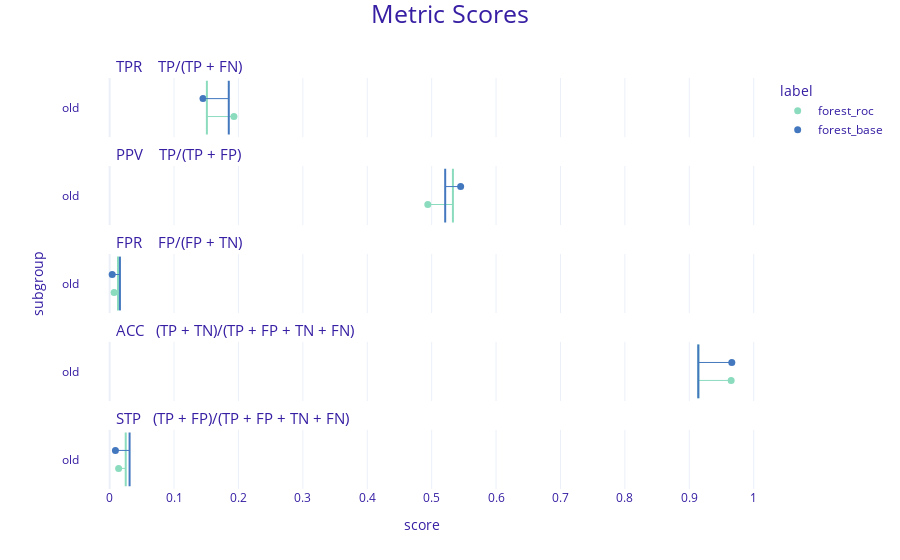

Here is the notebook cell this chart was saved with:
### Code cell
roc_fobject.plot([forest_fobject], type='metric_scores')

### Figure 1 — Plotly figure (JSON) as saved in the notebook; plotly's stock layout.template omitted (floating-point values rounded to 4 significant figures)
{"data": [{"customdata": [["old", "forest_roc"]], "hovertemplate": "<b>%{customdata[1]}</b><br>Subgroup: %{customdata[0]}<br>Score: %{x}<extra></extra>", "legendgroup": "forest_roc", "marker": {"color": "#8bdcbe", "size": 7, "symbol": "circle"}, "mode": "markers", "name": "forest_roc", "orientation": "v", "showlegend": true, "type": "scatter", "x": [0.193], "xaxis": "x5", "y": [0.3333], "yaxis": "y5"}, {"customdata": [["old", "forest_roc"]], "hovertemplate": "<b>%{customdata[1]}</b><br>Subgroup: %{customdata[0]}<br>Score: %{x}<extra></extra>", "legendgroup": "forest_roc", "marker": {"color": "#8bdcbe", "size": 7, "symbol": "circle"}, "mode": "markers", "name": "forest_roc", "orientation": "v", "showlegend": false, "type": "scatter", "x": [0.494], "xaxis": "x4", "y": [0.3333], "yaxis": "y4"}, {"customdata": [["old", "forest_roc"]], "hovertemplate": "<b>%{customdata[1]}</b><br>Subgroup: %{customdata[0]}<br>Score: %{x}<extra></extra>", "legendgroup": "forest_roc", "marker": {"color": "#8bdcbe", "size": 7, "symbol": "circle"}, "mode": "markers", "name": "forest_roc", "orientation": "v", "showlegend": false, "type": "scatter", "x": [0.007], "xaxis": "x3", "y": [0.3333], "yaxis": "y3"}, {"customdata": [["old", "forest_roc"]], "hovertemplate": "<b>%{customdata[1]}</b><br>Subgroup: %{customdata[0]}<br>Score: %{x}<extra></extra>", "legendgroup": "forest_roc", "marker": {"color": "#8bdcbe", "size": 7, "symbol": "circle"}, "mode": "markers", "name": "forest_roc", "orientation": "v", "showlegend": false, "type": "scatter", "x": [0.965], "xaxis": "x2", "y": [0.3333], "yaxis": "y2"}, {"customdata": [["old", "forest_roc"]], "hovertemplate": "<b>%{customdata[1]}</b><br>Subgroup: %{customdata[0]}<br>Score: %{x}<extra></extra>", "legendgroup": "forest_roc", "marker": {"color": "#8bdcbe", "size": 7, "symbol": "circle"}, "mode": "markers", "name": "forest_roc", "orientation": "v", "showlegend": false, "type": "scatter", "x": [0.014], "xaxis": "x", "y": [0.3333], "yaxis": "y"}, {"customdata": [["old", "forest_base"]], "hovertemplate": "<b>%{customdata[1]}</b><br>Subgroup: %{customdata[0]}<br>Score: %{x}<extra></extra>", "legendgroup": "forest_base", "marker": {"color": "#4378bf", "size": 7, "symbol": "circle"}, "mode": "markers", "name": "forest_base", "orientation": "v", "showlegend": true, "type": "scatter", "x": [0.145], "xaxis": "x5", "y": [0.6667], "yaxis": "y5"}, {"customdata": [["old", "forest_base"]], "hovertemplate": "<b>%{customdata[1]}</b><br>Subgroup: %{customdata[0]}<br>Score: %{x}<extra></extra>", "legendgroup": "forest_base", "marker": {"color": "#4378bf", "size": 7, "symbol": "circle"}, "mode": "markers", "name": "forest_base", "orientation": "v", "showlegend": false, "type": "scatter", "x": [0.545], "xaxis": "x4", "y": [0.6667], "yaxis": "y4"}, {"customdata": [["old", "forest_base"]], "hovertemplate": "<b>%{customdata[1]}</b><br>Subgroup: %{customdata[0]}<br>Score: %{x}<extra></extra>", "legendgroup": "forest_base", "marker": {"color": "#4378bf", "size": 7, "symbol": "circle"}, "mode": "markers", "name": "forest_base", "orientation": "v", "showlegend": false, "type": "scatter", "x": [0.004], "xaxis": "x3", "y": [0.6667], "yaxis": "y3"}, {"customdata": [["old", "forest_base"]], "hovertemplate": "<b>%{customdata[1]}</b><br>Subgroup: %{customdata[0]}<br>Score: %{x}<extra></extra>", "legendgroup": "forest_base", "marker": {"color": "#4378bf", "size": 7, "symbol": "circle"}, "mode": "markers", "name": "forest_base", "orientation": "v", "showlegend": false, "type": "scatter", "x": [0.966], "xaxis": "x2", "y": [0.6667], "yaxis": "y2"}, {"customdata": [["old", "forest_base"]], "hovertemplate": "<b>%{customdata[1]}</b><br>Subgroup: %{customdata[0]}<br>Score: %{x}<extra></extra>", "legendgroup": "forest_base", "marker": {"color": "#4378bf", "size": 7, "symbol": "circle"}, "mode": "markers", "name": "forest_base", "orientation": "v", "showlegend": false, "type": "scatter", "x": [0.009], "xaxis": "x", "y": [0.6667], "yaxis": "y"}], "layout": {"annotations": [{"font": {"size": 15}, "showarrow": false, "text": "STP   (TP + FP)/(TP + FP + TN + FN)", "x": 0.05, "xanchor": "left", "xref": "paper", "y": 0.144, "yanchor": "bottom", "yref": "paper"}, {"font": {"size": 15}, "showarrow": false, "text": "ACC   (TP + TN)/(TP + FP + TN + FN)", "x": 0.05, "xanchor": "left", "xref": "paper", "y": 0.358, "yanchor": "bottom", "yref": "paper"}, {"font": {"size": 15}, "showarrow": false, "text": "FPR    FP/(FP + TN)", "x": 0.05, "xanchor": "left", "xref": "paper", "y": 0.572, "yanchor": "bottom", "yref": "paper"}, {"font": {"size": 15}, "showarrow": false, "text": "PPV    TP/(TP + FP)", "x": 0.05, "xanchor": "left", "xref": "paper", "y": 0.786, "yanchor": "bottom", "yref": "paper"}, {"font": {"size": 15}, "showarrow": false, "text": "TPR    TP/(TP + FN)", "x": 0.05, "xanchor": "left", "xref": "paper", "y": 1, "yanchor": "bottom", "yref": "paper"}], "font": {"color": "#371ea3"}, "legend": {"title": {"text": "label"}, "tracegroupgap": 0}, "margin": {"b": 71, "r": 30, "t": 78}, "shapes": [{"line": {"color": "#8bdcbe", "width": 1}, "type": "line", "x0": 0.193, "x1": 0.151, "xref": "x", "y0": 0.3333, "y1": 0.3333, "yref": "y5"}, {"line": {"color": "#8bdcbe", "width": 2}, "type": "line", "x0": 0.151, "x1": 0.151, "xref": "x", "y0": 0, "y1": 1, "yref": "y5"}, {"line": {"color": "#4378bf", "width": 1}, "type": "line", "x0": 0.145, "x1": 0.185, "xref": "x", "y0": 0.6667, "y1": 0.6667, "yref": "y5"}, {"line": {"color": "#4378bf", "width": 2}, "type": "line", "x0": 0.185, "x1": 0.185, "xref": "x", "y0": 0, "y1": 1, "yref": "y5"}, {"line": {"color": "#8bdcbe", "width": 1}, "type": "line", "x0": 0.494, "x1": 0.533, "xref": "x", "y0": 0.3333, "y1": 0.3333, "yref": "y4"}, {"line": {"color": "#8bdcbe", "width": 2}, "type": "line", "x0": 0.533, "x1": 0.533, "xref": "x", "y0": 0, "y1": 1, "yref": "y4"}, {"line": {"color": "#4378bf", "width": 1}, "type": "line", "x0": 0.545, "x1": 0.521, "xref": "x", "y0": 0.6667, "y1": 0.6667, "yref": "y4"}, {"line": {"color": "#4378bf", "width": 2}, "type": "line", "x0": 0.521, "x1": 0.521, "xref": "x", "y0": 0, "y1": 1, "yref": "y4"}, {"line": {"color": "#8bdcbe", "width": 1}, "type": "line", "x0": 0.007, "x1": 0.013, "xref": "x", "y0": 0.3333, "y1": 0.3333, "yref": "y3"}, {"line": {"color": "#8bdcbe", "width": 2}, "type": "line", "x0": 0.013, "x1": 0.013, "xref": "x", "y0": 0, "y1": 1, "yref": "y3"}, {"line": {"color": "#4378bf", "width": 1}, "type": "line", "x0": 0.004, "x1": 0.016, "xref": "x", "y0": 0.6667, "y1": 0.6667, "yref": "y3"}, {"line": {"color": "#4378bf", "width": 2}, "type": "line", "x0": 0.016, "x1": 0.016, "xref": "x", "y0": 0, "y1": 1, "yref": "y3"}, {"line": {"color": "#8bdcbe", "width": 1}, "type": "line", "x0": 0.965, "x1": 0.914, "xref": "x", "y0": 0.3333, "y1": 0.3333, "yref": "y2"}, {"line": {"color": "#8bdcbe", "width": 2}, "type": "line", "x0": 0.914, "x1": 0.914, "xref": "x", "y0": 0, "y1": 1, "yref": "y2"}, {"line": {"color": "#4378bf", "width": 1}, "type": "line", "x0": 0.966, "x1": 0.914, "xref": "x", "y0": 0.6667, "y1": 0.6667, "yref": "y2"}, {"line": {"color": "#4378bf", "width": 2}, "type": "line", "x0": 0.914, "x1": 0.914, "xref": "x", "y0": 0, "y1": 1, "yref": "y2"}, {"line": {"color": "#8bdcbe", "width": 1}, "type": "line", "x0": 0.014, "x1": 0.025, "xref": "x", "y0": 0.3333, "y1": 0.3333, "yref": "y"}, {"line": {"color": "#8bdcbe", "width": 2}, "type": "line", "x0": 0.025, "x1": 0.025, "xref": "x", "y0": 0, "y1": 1, "yref": "y"}, {"line": {"color": "#4378bf", "width": 1}, "type": "line", "x0": 0.009, "x1": 0.031, "xref": "x", "y0": 0.6667, "y1": 0.6667, "yref": "y"}, {"line": {"color": "#4378bf", "width": 2}, "type": "line", "x0": 0.031, "x1": 0.031, "xref": "x", "y0": 0, "y1": 1, "yref": "y"}], "title": {"font": {"size": 25}, "text": "Metric Scores", "x": 0.5, "y": 0.99}, "xaxis": {"anchor": "y", "domain": [0, 1], "range": [-0.046, 1.016], "tickvals": [0, 0.1, 0.2, 0.3, 0.4, 0.5, 0.6, 0.7, 0.8, 0.9, 1], "title": {"text": "score"}}, "xaxis2": {"anchor": "y2", "domain": [0, 1], "matches": "x", "range": [-0.046, 1.016], "showticklabels": false, "tickvals": [0, 0.1, 0.2, 0.3, 0.4, 0.5, 0.6, 0.7, 0.8, 0.9, 1]}, "xaxis3": {"anchor": "y3", "domain": [0, 1], "matches": "x", "range": [-0.046, 1.016], "showticklabels": false, "tickvals": [0, 0.1, 0.2, 0.3, 0.4, 0.5, 0.6, 0.7, 0.8, 0.9, 1]}, "xaxis4": {"anchor": "y4", "domain": [0, 1], "matches": "x", "range": [-0.046, 1.016], "showticklabels": false, "tickvals": [0, 0.1, 0.2, 0.3, 0.4, 0.5, 0.6, 0.7, 0.8, 0.9, 1]}, "xaxis5": {"anchor": "y5", "domain": [0, 1], "matches": "x", "range": [-0.046, 1.016], "showticklabels": false, "tickvals": [0, 0.1, 0.2, 0.3, 0.4, 0.5, 0.6, 0.7, 0.8, 0.9, 1]}, "yaxis": {"anchor": "x", "domain": [0, 0.144], "range": [-0.05, 1.05], "showgrid": false, "ticktext": ["old"], "tickvals": [0.5], "title": {"text": ""}, "zeroline": false}, "yaxis2": {"anchor": "x2", "domain": [0.214, 0.358], "matches": "y", "range": [-0.05, 1.05], "showgrid": false, "ticktext": ["old"], "tickvals": [0.5], "title": {"text": ""}, "zeroline": false}, "yaxis3": {"anchor": "x3", "domain": [0.428, 0.572], "matches": "y", "range": [-0.05, 1.05], "showgrid": false, "ticktext": ["old"], "tickvals": [0.5], "title": {"text": "subgroup"}, "zeroline": false}, "yaxis4": {"anchor": "x4", "domain": [0.642, 0.786], "matches": "y", "range": [-0.05, 1.05], "showgrid": false, "ticktext": ["old"], "tickvals": [0.5], "title": {"text": ""}, "zeroline": false}, "yaxis5": {"anchor": "x5", "domain": [0.856, 1], "matches": "y", "range": [-0.05, 1.05], "showgrid": false, "ticktext": ["old"], "tickvals": [0.5], "title": {"text": ""}, "zeroline": false}}}
